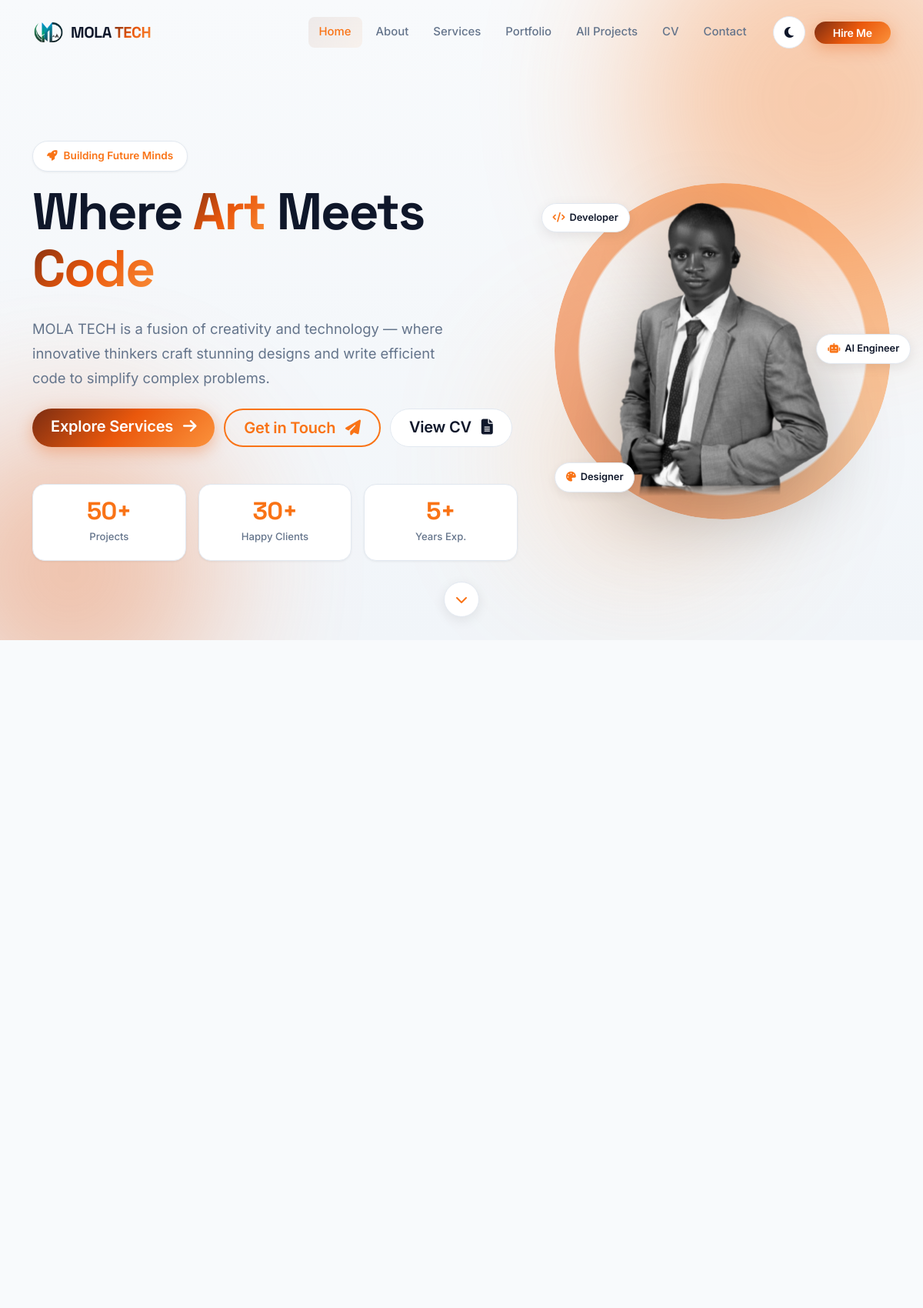
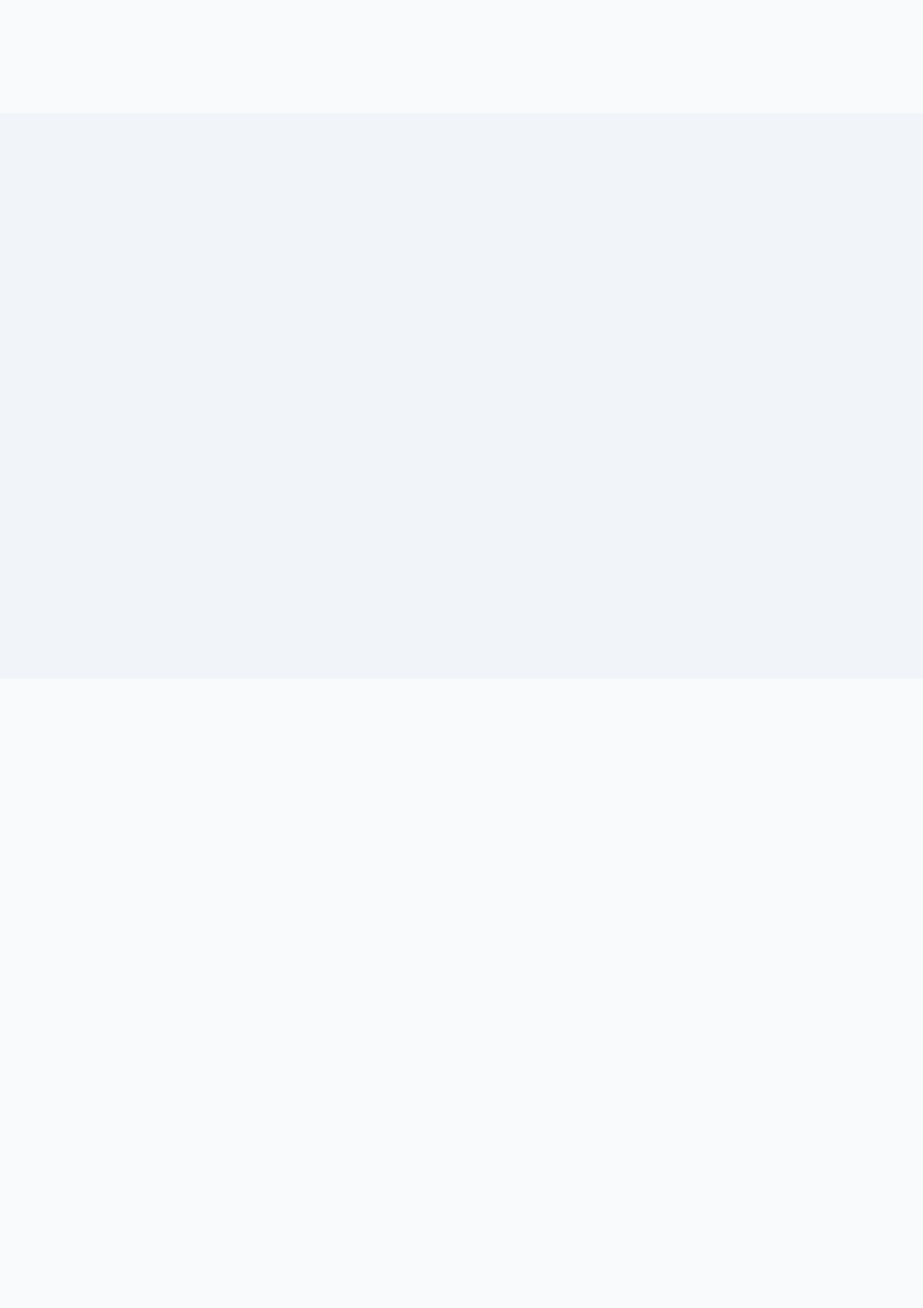
The page / (upper part) on the database its author committed (2 pictures, top to bottom).
### portfolio/models.py (models this page shows, shortened)
class Hero(models.Model):
    badge_text = models.CharField(
        max_length=100,
        default="Building Future Minds",
        help_text="Small chip text above the headline",
    )
    headline_1 = models.CharField(max_length=80, default="Where")
    headline_highlight_1 = models.CharField(max_length=80, default="Art")
    headline_2 = models.CharField(max_length=80, default="Meets")
    headline_highlight_2 = models.CharField(max_length=80, default="Code")
    paragraph = models.TextField(
        default=(
            "MOLA TECH is a fusion of creativity and technology — where innovative "
            "thinkers craft stunning designs and write efficient code to simplify "
            "complex problems."
        )
    )
    cta_primary_text = models.CharField(max_length=60, default="Explore Services")
    cta_primary_link = models.CharField(
        max_length=200, default="#services",
        help_text="Can be #anchor, /path/ or full URL",
    )
    cta_secondary_text = models.CharField(max_length=60, default="Get in Touch")
    cta_secondary_link = models.CharField(max_length=200, default="#contact")
    cta_tertiary_text = models.CharField(max_length=60, default="View CV")
    cta_tertiary_link = models.CharField(max_length=200, default="/cv/")
    hero_image = models.ImageField(
        upload_to='hero/',
        blank=True,
        null=True,
        help_text="Profile photo or hero illustration (right column)",
    )
    updated_at = models.DateTimeField(auto_now=True)
    class Meta:
        verbose_name = "Hero Section"
        verbose_name_plural = "Hero Section"
    @classmethod
    def load(cls):
        obj, _ = cls.objects.get_or_create(pk=1)
        return obj

### portfolio/views.py (the view)
# urls.py: path('', views.index, name='index'),
def index(request):
    hero = Hero.load()
    about = AboutSection.load()
    site = SiteSettings.load()
    featured_projects = list(
        Project.objects.filter(is_active=True, is_featured=True)[:6]
    )
    testimonials = Testimonial.objects.filter(is_active=True)[:3]
    services = Service.objects.filter(is_active=True)
    hero_stats = HeroStat.objects.all()
    core_values = CoreValue.objects.filter(is_active=True)
    context = {
        'hero': hero,
        'about': about,
        'site': site,
        'hero_stats': hero_stats,
        'core_values': core_values,
        'services': services,
        'projects': featured_projects,
        'categories': _category_filters(featured_projects),
        'testimonials': testimonials,
        'form': ContactForm(),
    }
    return render(request, 'index.html', context)

### portfolio/models.py (called while the page is built)
    @classmethod
    def load(cls):
        obj, _ = cls.objects.get_or_create(pk=1)
        return obj

    @classmethod
    def load(cls):
        obj, _ = cls.objects.get_or_create(pk=1)
        return obj

### portfolio/views.py (called while the page is built)
def _category_filters(projects):
    used = {p.category for p in projects}
    return [(value, label) for value, label in Project.CATEGORY_CHOICES if value in used]

### templates/index.html (shortened to what this page needs)
{% load static %}
<!DOCTYPE html>
<html lang="en">
<head>
    <link href="https://cdn.jsdelivr.net/npm/bootstrap@5.3.3/dist/css/bootstrap.min.css" rel="stylesheet"
          onerror="this.onerror=null;this.href='https://cdnjs.cloudflare.com/ajax/libs/twitter-bootstrap/5.3.3/css/bootstrap.min.css'">
    <link rel="stylesheet" href="https://cdnjs.cloudflare.com/ajax/libs/font-awesome/6.5.2/css/all.min.css"
          onerror="this.onerror=null;this.href='https://cdn.jsdelivr.net/npm/@fortawesome/fontawesome-free@6.5.2/css/all.min.css'">
    <link rel="stylesheet" href="{% static 'css/style.css' %}">
</head>
<body>
    <nav class="navbar navbar-expand-lg fixed-top custom-navbar" id="mainNavbar">
        <div class="container">
            <a class="navbar-brand d-flex align-items-center gap-2" href="#home">
                <img src="{% static 'image/mola logo.png' %}" alt="{{ site.site_name|default:'MOLA TECH' }}" class="brand-logo">
                <span class="brand-text">MOLA <span class="text-gradient">TECH</span></span>
            </a>
            <div class="collapse navbar-collapse" id="navMenu">
                <ul class="navbar-nav ms-auto align-items-lg-center gap-lg-1">
                    <li class="nav-item"><a class="nav-link active" href="#home">Home</a></li>
                    <li class="nav-item"><a class="nav-link" href="#about">About</a></li>
                    <li class="nav-item"><a class="nav-link" href="#services">Services</a></li>
                    <li class="nav-item"><a class="nav-link" href="#portfolio">Portfolio</a></li>
                    <li class="nav-item"><a class="nav-link" href="{% url 'portfolio:portfolio' %}">All Projects</a></li>
                    <li class="nav-item"><a class="nav-link" href="{% url 'portfolio:cv' %}">CV</a></li>
                    <li class="nav-item"><a class="nav-link" href="#contact">Contact</a></li>
                    <li class="nav-item ms-lg-3">
                        <button class="btn btn-theme-toggle rounded-circle" id="themeToggle" aria-label="Toggle theme">
                            <i class="fas fa-moon"></i>
                        </button>
                    </li>
                    <li class="nav-item ms-lg-2">
                        <a href="#contact" class="btn btn-brand btn-sm px-4">Hire Me</a>
                    </li>
                </ul>
            </div>
        </div>
    </nav>
    <section class="hero-section" id="home">
        <div class="hero-orb hero-orb-1" aria-hidden="true"></div>
        <div class="container">
            <div class="row align-items-center min-vh-100 py-5 g-5">
                <div class="col-lg-7 hero-text fade-in-up">
                    <span class="hero-chip">
                        <i class="fas fa-rocket"></i> {{ hero.badge_text|default:"Building Future Minds" }}
                    </span>
                    <h1 class="hero-title mt-3 mb-4">
                        {{ hero.headline_1|default:"Where" }}
                        <span class="text-gradient">{{ hero.headline_highlight_1|default:"Art" }}</span>
                        {{ hero.headline_2|default:"Meets" }}
                        <span class="text-gradient">{{ hero.headline_highlight_2|default:"Code" }}</span>
                    </h1>
                    <p class="hero-lead mb-4">
                        {{ hero.paragraph|default:"MOLA TECH is a fusion of creativity and technology — where innovative thinkers craft stunning designs and write efficient code to simplify complex problems." }}
                    </p>
                    <div class="hero-actions mb-5">
                        <a href="{{ hero.cta_primary_link|default:'#services' }}" class="btn btn-brand btn-lg px-4">
                            {{ hero.cta_primary_text|default:"Explore Services" }} <i class="fas fa-arrow-right ms-2"></i>
                        </a>
                        <a href="{{ hero.cta_secondary_link|default:'#contact' }}" class="btn btn-outline-brand btn-lg px-4">
                            {{ hero.cta_secondary_text|default:"Get in Touch" }} <i class="fas fa-paper-plane ms-2"></i>
                        </a>
                        <a href="{{ hero.cta_tertiary_link|default:'/cv/' }}" class="btn btn-ghost btn-lg px-4">
                            {{ hero.cta_tertiary_text|default:"View CV" }} <i class="fas fa-file-alt ms-2"></i>
                        </a>
                    </div>
                    <div class="row g-3 hero-stats">
                        {% if hero_stats %}
                            {% for stat in hero_stats %}
                            <div class="col-6 col-md-4">
                                <div class="stat-box">
                                    <h3 class="stat-number" data-count="{{ stat.value }}">0</h3>
                                    <span class="stat-label">{{ stat.label }}</span>
                                </div>
                            </div>
                            {% endfor %}
                        {% else %}
                            <div class="col-6 col-md-4">
                                <div class="stat-box">
                                    <h3 class="stat-number" data-count="50">0</h3>
                                    <span class="stat-label">Projects</span>
                                </div>
                            </div>
                            <div class="col-6 col-md-4">
                                <div class="stat-box">
                                    <h3 class="stat-number" data-count="30">0</h3>
                                    <span class="stat-label">Happy Clients</span>
                                </div>
                            </div>
                            <div class="col-6 col-md-4">
                                <div class="stat-box">
                                    <h3 class="stat-number" data-count="5">0</h3>
                                    <span class="stat-label">Years Exp.</span>
                                </div>
                            </div>
                        {% endif %}
                    </div>
                </div>
                <div class="col-lg-5 hero-visual fade-in-up">
                    <div class="hero-img-wrap">
                        {% if hero.hero_image %}
                            <img src="{{ hero.hero_image.url }}" alt="{{ site.site_name|default:'MOLA TECH' }}" class="hero-img">
                        {% else %}
                            <img src="{% static 'image/portfolio picture.png' %}" alt="{{ site.site_name|default:'MOLA TECH' }}" class="hero-img">
                        {% endif %}
                        <div class="hero-badge badge-1">
                            <i class="fas fa-code"></i> Developer
                        </div>
                        <div class="hero-badge badge-2">
                            <i class="fas fa-robot"></i> AI Engineer
                        </div>
                        <div class="hero-badge badge-3">
                            <i class="fas fa-palette"></i> Designer
                        </div>
                    </div>
                </div>
            </div>
        </div>
        <a href="#about" class="scroll-down-bubble" aria-label="Scroll down">
            <i class="fas fa-chevron-down"></i>
        </a>
    </section>
    <section id="about" class="section-pad">
        <div class="container">
            <div class="row g-5">
            </div>
        </div>
    </section>
    <section id="services" class="section-pad bg-soft">
        <div class="container">
            <div class="row g-4">
            </div>
        </div>
    </section>
    <section id="portfolio" class="section-pad">
        <div class="container">
            <div class="row g-4" id="portfolioGrid">
            </div>
        </div>
    </section>
</body>
</html>

### rows shown on the page
Hero: badge_text "Building Future Minds", headline_1 "Where", headline_highlight_1 "Art", headline_2 "Meets", headline_highlight_2 "Code", paragraph "MOLA TECH is a fusion of creativity and technology — where innovative thinkers craft stunning designs and write efficient code to simplify complex problems.", cta_primary_text "Explore Services", cta_secondary_text "Get in Touch", cta_tertiary_text "View CV"
